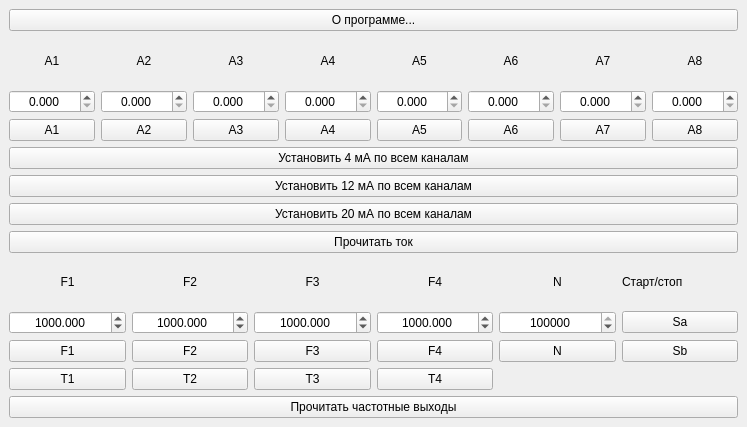
<?xml version="1.0" encoding="UTF-8"?>
<ui version="4.0">
 <class>MainWindow</class>
 <widget class="QMainWindow" name="MainWindow">
  <property name="geometry">
   <rect>
    <x>0</x>
    <y>0</y>
    <width>747</width>
    <height>427</height>
   </rect>
  </property>
  <property name="windowTitle">
   <string>Управление УПВА</string>
  </property>
  <widget class="QWidget" name="centralwidget">
   <layout class="QVBoxLayout" name="verticalLayout_2">
    <item>
     <layout class="QVBoxLayout" name="verticalLayout">
      <item>
       <layout class="QGridLayout" name="gridLayout">
        <item row="4" column="0">
         <widget class="QPushButton" name="A1pushButton">
          <property name="text">
           <string>A1</string>
          </property>
         </widget>
        </item>
        <item row="4" column="1">
         <widget class="QPushButton" name="A2pushButton">
          <property name="text">
           <string>A2</string>
          </property>
         </widget>
        </item>
        <item row="4" column="2">
         <widget class="QPushButton" name="A3pushButton">
          <property name="text">
           <string>A3</string>
          </property>
         </widget>
        </item>
        <item row="4" column="3">
         <widget class="QPushButton" name="A4pushButton">
          <property name="text">
           <string>A4</string>
          </property>
         </widget>
        </item>
        <item row="4" column="4">
         <widget class="QPushButton" name="A5pushButton">
          <property name="text">
           <string>A5</string>
          </property>
         </widget>
        </item>
        <item row="4" column="5">
         <widget class="QPushButton" name="A6pushButton">
          <property name="text">
           <string>A6</string>
          </property>
         </widget>
        </item>
        <item row="4" column="6">
         <widget class="QPushButton" name="A7pushButton">
          <property name="text">
           <string>A7</string>
          </property>
         </widget>
        </item>
        <item row="4" column="7">
         <widget class="QPushButton" name="A8pushButton">
          <property name="text">
           <string>A8</string>
          </property>
         </widget>
        </item>
        <item row="2" column="0">
         <widget class="QLabel" name="label1">
          <property name="text">
           <string>A1</string>
          </property>
          <property name="alignment">
           <set>Qt::AlignCenter</set>
          </property>
         </widget>
        </item>
        <item row="2" column="1">
         <widget class="QLabel" name="label2">
          <property name="text">
           <string>A2</string>
          </property>
          <property name="alignment">
           <set>Qt::AlignCenter</set>
          </property>
         </widget>
        </item>
        <item row="2" column="2">
         <widget class="QLabel" name="label3">
          <property name="text">
           <string>A3</string>
          </property>
          <property name="alignment">
           <set>Qt::AlignCenter</set>
          </property>
         </widget>
        </item>
        <item row="2" column="3">
         <widget class="QLabel" name="label4">
          <property name="text">
           <string>A4</string>
          </property>
          <property name="alignment">
           <set>Qt::AlignCenter</set>
          </property>
         </widget>
        </item>
        <item row="2" column="4">
         <widget class="QLabel" name="label5">
          <property name="text">
           <string>A5</string>
          </property>
          <property name="alignment">
           <set>Qt::AlignCenter</set>
          </property>
         </widget>
        </item>
        <item row="2" column="5">
         <widget class="QLabel" name="label6">
          <property name="text">
           <string>A6</string>
          </property>
          <property name="alignment">
           <set>Qt::AlignCenter</set>
          </property>
         </widget>
        </item>
        <item row="2" column="6">
         <widget class="QLabel" name="label7">
          <property name="text">
           <string>A7</string>
          </property>
          <property name="alignment">
           <set>Qt::AlignCenter</set>
          </property>
         </widget>
        </item>
        <item row="2" column="7">
         <widget class="QLabel" name="label8">
          <property name="text">
           <string>A8</string>
          </property>
          <property name="alignment">
           <set>Qt::AlignCenter</set>
          </property>
         </widget>
        </item>
        <item row="3" column="0">
         <widget class="QDoubleSpinBox" name="A1box">
          <property name="alignment">
           <set>Qt::AlignCenter</set>
          </property>
          <property name="decimals">
           <number>3</number>
          </property>
          <property name="maximum">
           <double>22.000000000000000</double>
          </property>
          <property name="value">
           <double>0.000000000000000</double>
          </property>
         </widget>
        </item>
        <item row="3" column="1">
         <widget class="QDoubleSpinBox" name="A2box">
          <property name="alignment">
           <set>Qt::AlignCenter</set>
          </property>
          <property name="decimals">
           <number>3</number>
          </property>
          <property name="maximum">
           <double>22.000000000000000</double>
          </property>
          <property name="value">
           <double>0.000000000000000</double>
          </property>
         </widget>
        </item>
        <item row="3" column="2">
         <widget class="QDoubleSpinBox" name="A3box">
          <property name="alignment">
           <set>Qt::AlignCenter</set>
          </property>
          <property name="decimals">
           <number>3</number>
          </property>
          <property name="maximum">
           <double>22.000000000000000</double>
          </property>
          <property name="value">
           <double>0.000000000000000</double>
          </property>
         </widget>
        </item>
        <item row="3" column="3">
         <widget class="QDoubleSpinBox" name="A4box">
          <property name="sizePolicy">
           <sizepolicy hsizetype="Minimum" vsizetype="Fixed">
            <horstretch>0</horstretch>
            <verstretch>0</verstretch>
           </sizepolicy>
          </property>
          <property name="minimumSize">
           <size>
            <width>20</width>
            <height>0</height>
           </size>
          </property>
          <property name="alignment">
           <set>Qt::AlignCenter</set>
          </property>
          <property name="decimals">
           <number>3</number>
          </property>
          <property name="maximum">
           <double>22.000000000000000</double>
          </property>
          <property name="value">
           <double>0.000000000000000</double>
          </property>
         </widget>
        </item>
        <item row="3" column="4">
         <widget class="QDoubleSpinBox" name="A5box">
          <property name="alignment">
           <set>Qt::AlignCenter</set>
          </property>
          <property name="decimals">
           <number>3</number>
          </property>
          <property name="maximum">
           <double>22.000000000000000</double>
          </property>
          <property name="value">
           <double>0.000000000000000</double>
          </property>
         </widget>
        </item>
        <item row="3" column="5">
         <widget class="QDoubleSpinBox" name="A6box">
          <property name="alignment">
           <set>Qt::AlignCenter</set>
          </property>
          <property name="decimals">
           <number>3</number>
          </property>
          <property name="maximum">
           <double>22.000000000000000</double>
          </property>
          <property name="value">
           <double>0.000000000000000</double>
          </property>
         </widget>
        </item>
        <item row="3" column="6">
         <widget class="QDoubleSpinBox" name="A7box">
          <property name="alignment">
           <set>Qt::AlignCenter</set>
          </property>
          <property name="decimals">
           <number>3</number>
          </property>
          <property name="maximum">
           <double>22.000000000000000</double>
          </property>
          <property name="value">
           <double>0.000000000000000</double>
          </property>
         </widget>
        </item>
        <item row="3" column="7">
         <widget class="QDoubleSpinBox" name="A8box">
          <property name="alignment">
           <set>Qt::AlignCenter</set>
          </property>
          <property name="decimals">
           <number>3</number>
          </property>
          <property name="maximum">
           <double>22.000000000000000</double>
          </property>
          <property name="value">
           <double>0.000000000000000</double>
          </property>
         </widget>
        </item>
        <item row="1" column="0" colspan="8">
         <widget class="QPushButton" name="AboutpushButton">
          <property name="font">
           <font>
            <pointsize>9</pointsize>
           </font>
          </property>
          <property name="text">
           <string>О программе...</string>
          </property>
         </widget>
        </item>
       </layout>
      </item>
      <item>
       <widget class="QPushButton" name="set4pushButton">
        <property name="text">
         <string>Установить 4 мА по всем каналам</string>
        </property>
       </widget>
      </item>
      <item>
       <widget class="QPushButton" name="set12pushButton">
        <property name="text">
         <string>Установить 12 мА по всем каналам</string>
        </property>
       </widget>
      </item>
      <item>
       <widget class="QPushButton" name="set20pushButton">
        <property name="text">
         <string>Установить 20 мА по всем каналам</string>
        </property>
       </widget>
      </item>
      <item>
       <widget class="QPushButton" name="pushButtonreadAO">
        <property name="text">
         <string>Прочитать ток</string>
        </property>
       </widget>
      </item>
      <item>
       <layout class="QGridLayout" name="gridLayout_2">
        <item row="2" column="7">
         <widget class="QPushButton" name="pushButtonsb">
          <property name="text">
           <string>Sb</string>
          </property>
         </widget>
        </item>
        <item row="2" column="2">
         <widget class="QPushButton" name="pushButtonf1">
          <property name="text">
           <string>F1</string>
          </property>
         </widget>
        </item>
        <item row="2" column="3">
         <widget class="QPushButton" name="pushButtonf2">
          <property name="text">
           <string>F2</string>
          </property>
         </widget>
        </item>
        <item row="2" column="4">
         <widget class="QPushButton" name="pushButtonf3">
          <property name="text">
           <string>F3</string>
          </property>
         </widget>
        </item>
        <item row="1" column="6">
         <widget class="QSpinBox" name="spinBoxn">
          <property name="alignment">
           <set>Qt::AlignCenter</set>
          </property>
          <property name="minimum">
           <number>0</number>
          </property>
          <property name="maximum">
           <number>1000000000</number>
          </property>
          <property name="value">
           <number>100000</number>
          </property>
         </widget>
        </item>
        <item row="2" column="5">
         <widget class="QPushButton" name="pushButtonf4">
          <property name="text">
           <string>F4</string>
          </property>
         </widget>
        </item>
        <item row="2" column="6">
         <widget class="QPushButton" name="pushButtonn">
          <property name="text">
           <string>N</string>
          </property>
         </widget>
        </item>
        <item row="1" column="7">
         <widget class="QPushButton" name="pushButtonsa">
          <property name="text">
           <string>Sa</string>
          </property>
         </widget>
        </item>
        <item row="0" column="2">
         <widget class="QLabel" name="labelf1">
          <property name="text">
           <string>F1</string>
          </property>
          <property name="alignment">
           <set>Qt::AlignCenter</set>
          </property>
         </widget>
        </item>
        <item row="0" column="3">
         <widget class="QLabel" name="labelf2">
          <property name="text">
           <string>F2</string>
          </property>
          <property name="alignment">
           <set>Qt::AlignCenter</set>
          </property>
         </widget>
        </item>
        <item row="0" column="4">
         <widget class="QLabel" name="labelf3">
          <property name="text">
           <string>F3</string>
          </property>
          <property name="alignment">
           <set>Qt::AlignCenter</set>
          </property>
         </widget>
        </item>
        <item row="0" column="5">
         <widget class="QLabel" name="labelf4">
          <property name="text">
           <string>F4</string>
          </property>
          <property name="alignment">
           <set>Qt::AlignCenter</set>
          </property>
         </widget>
        </item>
        <item row="0" column="6">
         <widget class="QLabel" name="labeln">
          <property name="text">
           <string>N</string>
          </property>
          <property name="alignment">
           <set>Qt::AlignCenter</set>
          </property>
         </widget>
        </item>
        <item row="0" column="7">
         <widget class="QLabel" name="label_14">
          <property name="text">
           <string>Старт/стоп</string>
          </property>
         </widget>
        </item>
        <item row="1" column="2">
         <widget class="QDoubleSpinBox" name="doubleSpinBoxf1">
          <property name="alignment">
           <set>Qt::AlignCenter</set>
          </property>
          <property name="decimals">
           <number>3</number>
          </property>
          <property name="maximum">
           <double>999999999.000000000000000</double>
          </property>
          <property name="value">
           <double>1000.000000000000000</double>
          </property>
         </widget>
        </item>
        <item row="1" column="3">
         <widget class="QDoubleSpinBox" name="doubleSpinBoxf2">
          <property name="alignment">
           <set>Qt::AlignCenter</set>
          </property>
          <property name="decimals">
           <number>3</number>
          </property>
          <property name="maximum">
           <double>999999999.000000000000000</double>
          </property>
          <property name="value">
           <double>1000.000000000000000</double>
          </property>
         </widget>
        </item>
        <item row="1" column="4">
         <widget class="QDoubleSpinBox" name="doubleSpinBoxf3">
          <property name="alignment">
           <set>Qt::AlignCenter</set>
          </property>
          <property name="decimals">
           <number>3</number>
          </property>
          <property name="maximum">
           <double>999999999.000000000000000</double>
          </property>
          <property name="value">
           <double>1000.000000000000000</double>
          </property>
         </widget>
        </item>
        <item row="1" column="5">
         <widget class="QDoubleSpinBox" name="doubleSpinBoxf4">
          <property name="alignment">
           <set>Qt::AlignCenter</set>
          </property>
          <property name="decimals">
           <number>3</number>
          </property>
          <property name="maximum">
           <double>999999999.000000000000000</double>
          </property>
          <property name="value">
           <double>1000.000000000000000</double>
          </property>
         </widget>
        </item>
        <item row="3" column="2">
         <widget class="QPushButton" name="pushButtont1">
          <property name="text">
           <string>T1</string>
          </property>
         </widget>
        </item>
        <item row="3" column="3">
         <widget class="QPushButton" name="pushButtont2">
          <property name="text">
           <string>T2</string>
          </property>
         </widget>
        </item>
        <item row="3" column="4">
         <widget class="QPushButton" name="pushButtont3">
          <property name="text">
           <string>T3</string>
          </property>
         </widget>
        </item>
        <item row="3" column="5">
         <widget class="QPushButton" name="pushButtont4">
          <property name="text">
           <string>T4</string>
          </property>
         </widget>
        </item>
       </layout>
      </item>
      <item>
       <widget class="QPushButton" name="pushButtonreadFO">
        <property name="text">
         <string>Прочитать частотные выходы</string>
        </property>
       </widget>
      </item>
     </layout>
    </item>
   </layout>
  </widget>
 </widget>
 <resources/>
 <connections/>
</ui>
